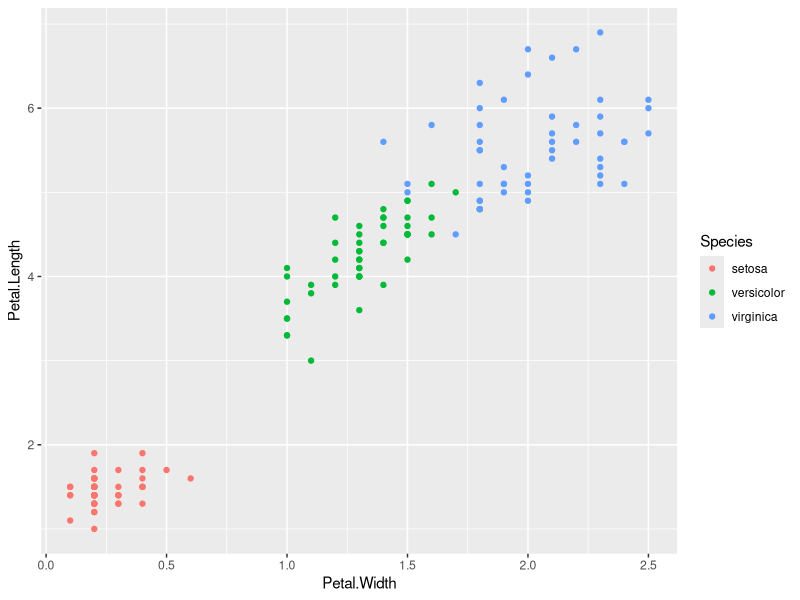

This figure's R source:
## ---- chunk 1
knitr::opts_chunk$set(comment = NA)
library(dplyr)
## ---- chunk 2
# let's first remind ourselves what the iris dataset looks like
tbl_df(iris)
# now let's compute the mean petal length
summarise(iris, mean(Petal.Length))
## ---- chunk 3
mean(iris$Petal.Length)
## ---- chunk 4
summarise(iris, average = mean(Petal.Length), standard_deviation = sd(Petal.Length))
## ---- chunk 5
summarise(iris, correlation = cor(Petal.Width, Petal.Length))
## ---- chunk 6
summarise_each(iris, funs(mean))
## ---- chunk 7
summarise_each(iris, funs(mean), Petal.Length, Petal.Width)
## ---- chunk 8
summarise_each(iris, funs(mean), -Species)
## ---- chunk 9
mutate_each(iris, funs(. * 10), -Species) %>% tbl_df
## ---- chunk 10
# to show rounding in action let's read in a cleaned version of the patient dataset
patients <- read.delim("patient-data-cleaned.txt", stringsAsFactors = FALSE) %>% tbl_df
patients
# now let's round the patient's weight and height to 1 decimal place
patients %>% mutate_each(funs(round(., digits = 1)), Height, Weight)
## ---- chunk 11
iris %>% group_by(Species) %>% summarise(mean(Petal.Length))
## ---- chunk 12
iris %>% group_by(Species) %>% summarise(n(), mean(Petal.Length), sd(Petal.Length))
## ---- chunk 13
iris %>%
  group_by(Species) %>%
  summarise(
    N = n(),
    `Average petal length` = mean(Petal.Length),
    `Standard deviation petal length` = sd(Petal.Length)
  ) %>%
  mutate_each(funs(signif(., digits = 2)), `Average petal length`, `Standard deviation petal length`)
## ---- chunk 14
count(iris, Species)
## ---- chunk 15
iris %>% group_by(Species) %>% summarise_each(funs(mean))
## ---- chunk 16
iris %>% group_by(Species) %>% summarise(correlation = cor(Petal.Width, Petal.Length))
## ---- chunk 17
library(ggplot2)
qplot(Petal.Width, Petal.Length, data = iris, colour = Species)
## ---- chunk 18
# first let's take a look at the class of the iris data frame
class(iris)
# now we'll create a grouped version with group_by and look at its class
iris_grouped <- group_by(iris, Species)
class(iris_grouped)
# the groups function lets us see the groups
groups(iris_grouped)
# the ungroup function removes the grouping
iris_ungrouped <- ungroup(iris_grouped)
class(iris_ungrouped)
groups(iris_ungrouped)
## ---- chunk 19
# let's create some data frames that we can join
df1 <- data_frame(
  name = c("Matt", "Mark", "Tom"),
  home = c("Harston", "Histon", "London"),
  institute = c("CRUK-CI", "CRUK-CI", "MRC-CSC")
)
df2 <- data_frame(
  name = c("Matt", "Mark", "Jane"),
  colour = c("blue", "green", "cerise")
)
## ---- chunk 20
df1
df2
left_join(df1, df2, by = "name")
## ---- chunk 21
right_join(df1, df2, by = "name")
## ---- chunk 22
inner_join(df1, df2, by = "name")
## ---- chunk 23
full_join(df1, df2, by = "name")
## ---- chunk 24
df1 <- data_frame(
  name = c("Matt", "Mark", "Mark", "Tom"),
  home = c("Harston", "Histon", "Hardwick", "London"),
  institute = c("CRUK-CI", "CRUK-CI", "IPH", "MRC-CSC")
)
df2 <- data_frame(
  name = c("Matt", "Mark", "Mark", "Jane"),
  colour = c("blue", "yellow", "green", "cerise")
)
left_join(df1, df2, by = "name")
## ---- chunk 25
# let's create some data frames that we can join
df1 <- data_frame(
  name = c("Matt", "Mark", "Mark", "Tom"),
  home = c("Harston", "Histon", "Hardwick", "London"),
  institute = c("CRUK-CI", "CRUK-CI", "IPH", "MRC-CSC")
)
df2 <- data_frame(
  name = c("Matt", "Mark", "Mark", "Jane"),
  institute = c("CRUK-CI", "CRUK-CI", "IPH", "MRC-CSC"),
  colour = c("blue", "yellow", "green", "cerise")
)
left_join(df1, df2, by = c("name", "institute"))
## ---- chunk 26
# semi_join returns all rows from the first table where there are matches in the other table
semi_join(df1, df2, by = "name")
## ---- chunk 27
# anti_join returns all rows where there is no match in the other table
anti_join(df1, df2, by = "name")
## ---- chunk 28
diabetes <- read.delim("diabetes.txt", stringsAsFactors = FALSE) %>% tbl_df
diabetes
## ---- chunk 29
diabetes %>%
  group_by(ID) %>%
  summarise(Measurements = n(), LastMeasurement = last(Date)) %>%
  right_join(patients, by = "ID")
